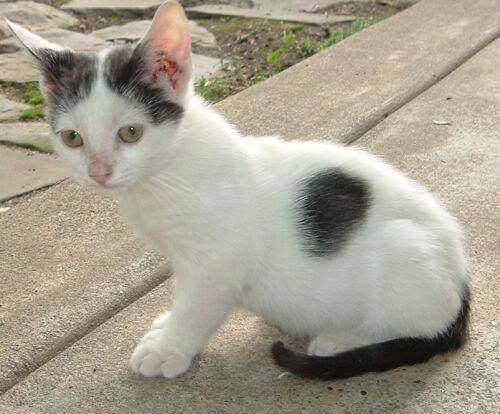
#> input picture images/cat.jpg, 500 x 414 px
$ python '颜色反转.py'
#> lines starting #> are read from the running program, lines starting #| are printed output that depends on the picture
import cv2
import numpy as np
'''
灰度图:
原图像灰度值为(0~255)
转换后灰度值为(255-原灰度值)
彩色图:
原彩色图每个通道值为(0~255)
转换后:newR = 255 - R
newB = 255 - B
newG = 255 - G
'''
# 灰度图颜色反转
image = cv2.imread("images/cat.jpg", 1)
#> image is the input picture: shape (414, 500, 3); mean B, G, R 144.3, 159.9, 165.9
imgInfo = image.shape
#> imgInfo = (414, 500, 3)
height = imgInfo[0]
#> height = 414
width = imgInfo[1]
#> width = 500
gray = cv2.cvtColor(image, cv2.COLOR_BGR2GRAY)
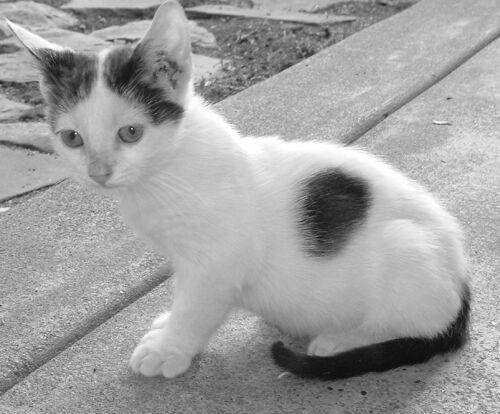
#> gray: shape (414, 500); min 1, max 255, mean 159.9
dst = np.zeros((height, width, 1), np.uint8)
for i in range(0, height):
    for j in range(0, width):
        grayNow = gray[i, j]    # 取出每个像素灰度值
        # print(gray[i, j])
        dst[i, j] = 255 - grayNow   # 对每个像素灰度值进行操作
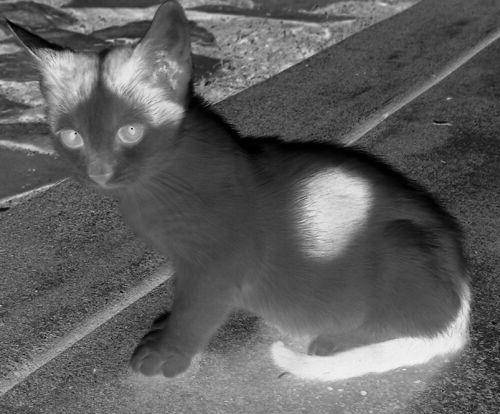
#> dst: shape (414, 500, 1); min 0, max 254, mean 95.1
cv2.imshow("0", gray)
cv2.imshow("1", dst)

# 彩色图颜色反转
dst1 = np.zeros((height, width, 3), np.uint8)
for i in range(0, height):
    for j in range(0, width):
        (B, G, R) = image[i, j]
        # print(image[i, j])
        dst1[i, j] = (255 - B, 255 - G, 255 - R)
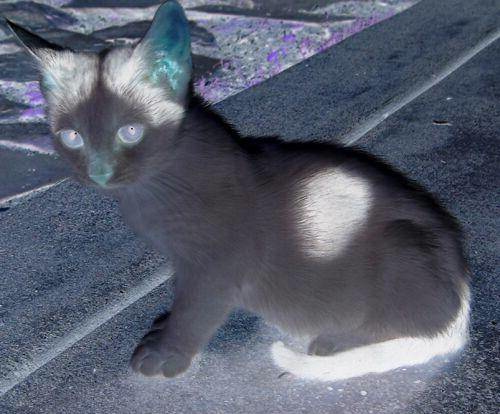
#> dst1: shape (414, 500, 3); mean B, G, R 110.7, 95.1, 89.1
cv2.imshow("00", image)
cv2.imshow("01", dst1)
cv2.waitKey()
